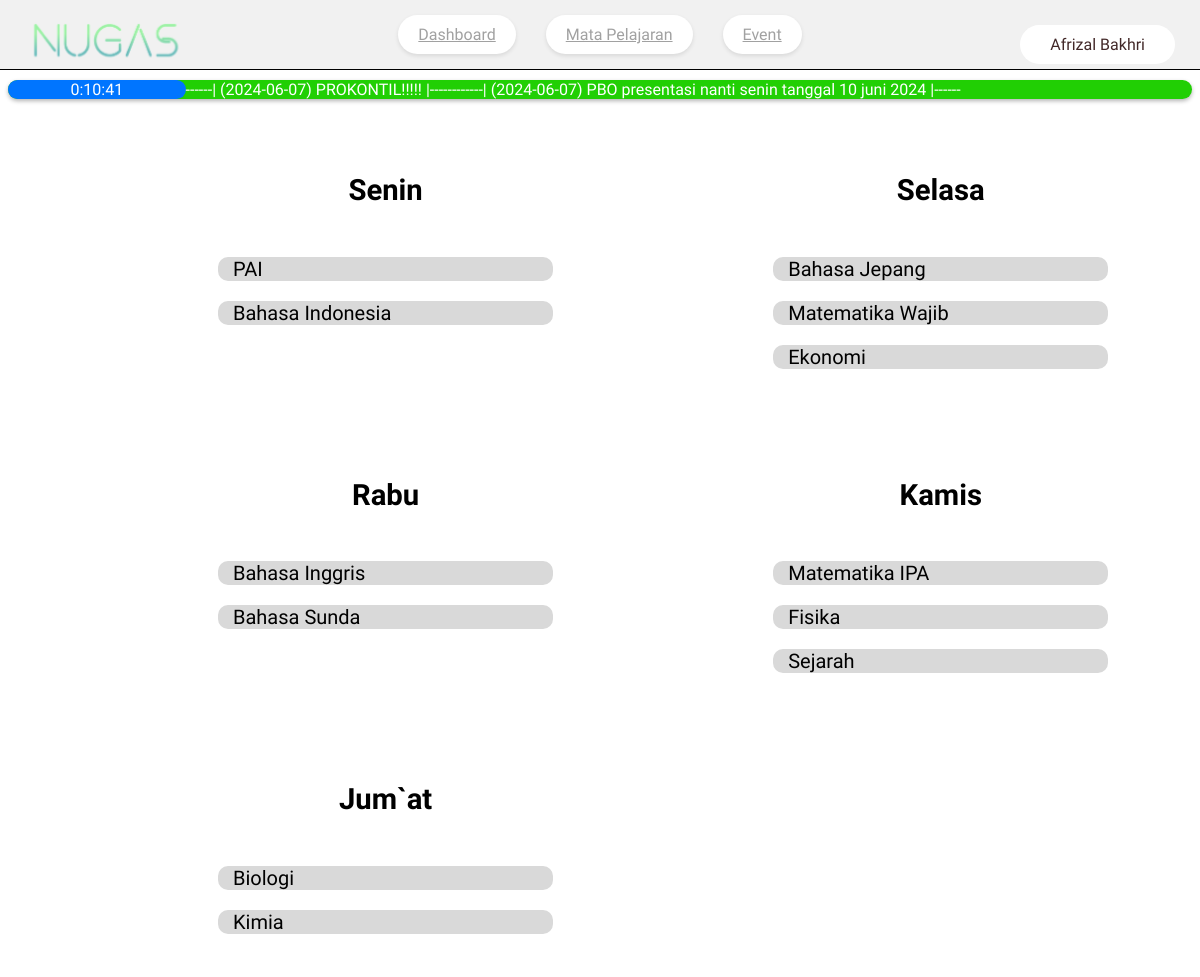
Screenshot of /user/mapel.php (signed in) with the database file from the repository.
### tables this page shows
CREATE TABLE `notifikasi` (
  `ID` int(5) NOT NULL,
  `NIP` int(7) NOT NULL,
  `Pesan_Pemberitahuan` varchar(255) NOT NULL,
  `Jenis` varchar(15) NOT NULL,
  `created_at` date NOT NULL
);

CREATE TABLE `kp_mapel` (
  `ID_kp` varchar(5) NOT NULL,
  `NIP` int(7) NOT NULL,
  `Nama` varchar(30) NOT NULL,
  `Jadwal_Kegiatan` varchar(10) NOT NULL
);

### user/mapel.php (the view, shortened to what this page needs)
<?php
    include "../service/database.php";
?>
<!DOCTYPE html>
<html>
    <head>
        <link rel="stylesheet" href="styles/mapel2.css">
        <link rel="stylesheet" href="https://cdnjs.cloudflare.com/ajax/libs/font-awesome/6.5.2/css/all.min.css" />
    </head>
    <body>
    <div class ="header">
        <div class="navbar">
            <div class="logo">
                <img src="../Assets/nugas.png" alt="Logo NUGAS" style="width: 150px;">
            </div>
            <div class="menu">
                <a href="home.php">Dashboard</a>
                <a href="mapel.php">Mata Pelajaran</a>
                <a href="event.php">Event</a>
            </div>
            <div class="pengguna" onclick="togglePenggunaContent()">
                <span><?php echo $_SESSION['username'] ?></span>
            </div>
        </div>
    </div>
    <div class="announcement">
        <div class="time">
            <a id="realtime-clock">12:00</a>
        </div>
        <marquee><a id="announcement-text">
            <?php
                $sql = "SELECT * FROM notifikasi WHERE Jenis = 'announcement'";
                $query = mysqli_query($db, $sql);
                while($result = mysqli_fetch_assoc($query)){
                    echo "------|  (".$result['created_at'].") ".$result['Pesan_Pemberitahuan']."  |------";
                }
            ?>
        </a></marquee>
    </div>
    <?php
        $sql = "SELECT jadwal_kegiatan FROM kp_mapel GROUP BY jadwal_kegiatan ORDER BY Jadwal_Kegiatan DESC ";
        $query = mysqli_query($db, $sql);
        if ($query) {
            while($hari = mysqli_fetch_array($query)){
                echo "<div class='contentkiri'>";
                echo "<div class='judulkiri'>";
                echo "<h3>".$hari['jadwal_kegiatan']."</h3>";
                echo "</div>";
                echo "<div class='isikiri'>";
                $nested_sql = "SELECT Nama FROM kp_mapel WHERE jadwal_kegiatan = '".$hari['jadwal_kegiatan']."'";
                $nested_query = mysqli_query($db, $nested_sql);
                if ($nested_query) {
                    while($hasil = mysqli_fetch_array($nested_query)){
                        echo "<p>".$hasil['Nama']."</p>";
                    }
                } else {
                    echo "<p>Error in nested query: " . mysqli_error($db) . "</p>";
                }
                echo "</div>";
                echo "</div>";
            }
        } else {
            echo "<p>Error in main query: " . mysqli_error($db) . "</p>";
        }
    ?>
    </body>
</html>

### user/styles/mapel2.css (style rules this page uses)
body { font-family: "Jockey One", sans-serif; }
.header { top: 0; left: 0; position: fixed; }
.logo img { position: fixed; top: 10px; left: 10px; z-index: 1000; justify-content: left; padding: 10px 20px; align-items: center; }
.navbar { background-color: white; width: 100%; display: flex; }
.menu { background-color: #f1f1f1; width: 100%; position: fixed; display: flex; justify-content: center; border-bottom: 1px solid black; }
.menu a { font-size: 16px; color: #a1a1a1; text-align: center; border-radius: 25px; padding: 10px 20px; box-shadow: 0 2px 4px rgba(0, 0, 0, 0.1); background-color: white; margin: 15px; }
.announcement { border-radius: 10px; gap: 0%; background-color: #21CF04; box-shadow: 0 2px 4px rgba(0, 0, 0, 0.3); width: 100%; display: flex; margin-top: 80px; color: white; }
.pengguna { position: fixed; top: 10px; right: 10px; font-size: 16px; color: #422828; text-align: center; text-decoration: none; border-radius: 25px; padding: 10px 30px; background-color: white; margin: 15px; transition: background-color 0.3s ease; z-index: 21000; cursor: pointer; }
.time { border-radius: 10px; background-color: #0075FF; width: 15%; justify-content: center; align-items: center; display: flex; }
.contentkiri { height: auto; background-color: white; border-radius: 10px; margin: 45px 0px 0px 200px; width: 30%; display: inline-grid; }
.judulkiri { display: flex; font-size: 25px; }
.judulkiri h3 { width: 100%; display: flex; justify-content: center; }
.isikiri { padding: 0px 10px 15px; }
.isikiri p { width: auto; border-radius: 10px; display: flex; align-items: center; font-size: 20px; background-color: #D9D9D9; padding-left: 15px; }

### rows the page displays
notifikasi: created_at "2024-06-07", Pesan_Pemberitahuan "PROKONTIL!!!!!"
notifikasi: created_at "2024-06-07", Pesan_Pemberitahuan "PBO presentasi nanti senin tanggal 10 juni 2024"
kp_mapel: Nama "PAI"
kp_mapel: Nama "Bahasa Indonesia"
kp_mapel: Nama "Bahasa Jepang"
kp_mapel: Nama "Matematika Wajib"
kp_mapel: Nama "Ekonomi"
kp_mapel: Nama "Bahasa Inggris"
kp_mapel: Nama "Bahasa Sunda"
kp_mapel: Nama "Matematika IPA"
kp_mapel: Nama "Fisika"
kp_mapel: Nama "Sejarah"
kp_mapel: Nama "Biologi"
kp_mapel: Nama "Kimia"

### other values shown
$_SESSION['username'] "Afrizal Bakhri"
$hari['jadwal_kegiatan'] "Senin"
$hari['jadwal_kegiatan'] "Selasa"
$hari['jadwal_kegiatan'] "Rabu"
$hari['jadwal_kegiatan'] "Kamis"
$hari['jadwal_kegiatan'] "Jum`at"
